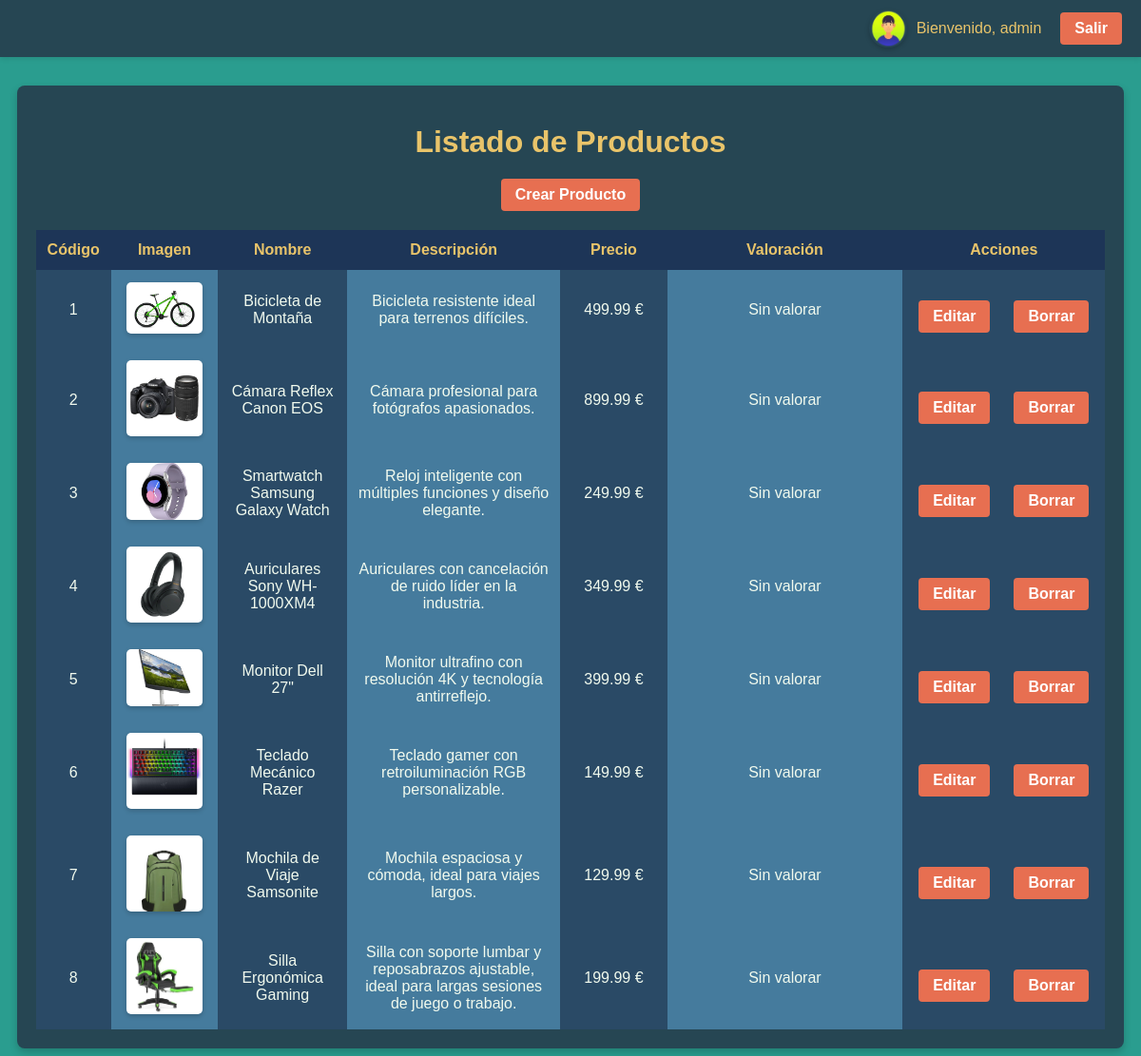
Page /templates/listado.php (signed in) on the committed database.
### tables this page shows
CREATE TABLE productos (
    id INT AUTO_INCREMENT PRIMARY KEY,
    nombre VARCHAR(100) NOT NULL,
    descripcion TEXT NOT NULL,
    precio DECIMAL(10, 2),
    imagen VARCHAR(255) DEFAULT NULL
);

### templates/listado.php (the view, shortened to what this page needs)
<?php
require_once '../include/conexion.php';
try {
    $stmt = $pdo->prepare("SELECT * FROM productos");
    $stmt->execute();
    $productos = $stmt->fetchAll();
} catch (PDOException $e) {
    error_log("Error al obtener productos: " . $e->getMessage());
    echo "No se pudieron cargar los productos. Intente más tarde.";
    exit;
}
$usuario = htmlspecialchars($_SESSION['usuario']);
$imagenUsuario = '';
switch ($usuario) {
    case 'admin':
        $imagenUsuario = 'user_admin.png';
        break;
}
?>
<!DOCTYPE html>
<html lang="es">
<head>
    <link rel="stylesheet" href="../css/estilos.css">
    <link rel="stylesheet" href="https://cdnjs.cloudflare.com/ajax/libs/font-awesome/6.0.0-beta3/css/all.min.css">
</head>
<body>
    <div class="header">
        <img src="../img/<?php echo $imagenUsuario; ?>" alt="Usuario" class="user-icon">
        <span class="user-name">Bienvenido, <?php echo $usuario; ?></span>
        <a href="../templates/logout.php" class="logout-button">Salir</a>
    </div>
    <div class="container">
        <h1>Listado de Productos</h1>
        <?php if ($usuario === 'admin'): ?>
        <div class="admin-options">
            <a href="crear.php" class="btn-admin">Crear Producto</a>
        </div>
        <?php endif; ?>
        <table>
            <thead>
                <tr>
                    <th>Código</th>
                    <th>Imagen</th>
                    <th>Nombre</th>
                    <th>Descripción</th>
                    <th>Precio</th>
                    <th>Valoración</th>
                    <th>Acciones</th>
                </tr>
            </thead>
            <tbody>
                <?php foreach ($productos as $producto): ?>
                    <tr>
                        <td><?php echo $producto['id']; ?></td>
                        <td>
                            <img src="../img/<?php echo htmlspecialchars($producto['imagen']); ?>"
                                 alt="<?php echo htmlspecialchars($producto['nombre']); ?>"
                                 class="product-image" onclick="openModal(this)">
                        </td>
                        <td><?php echo htmlspecialchars($producto['nombre']); ?></td>
                        <td><?php echo htmlspecialchars($producto['descripcion']); ?></td>
                        <td><?php echo number_format($producto['precio'], 2); ?> €</td>
                        <td id="valoracion-<?php echo $producto['id']; ?>">
                            <?php
                            try {
                                $stmtValoracion = $pdo->prepare("SELECT AVG(cantidad) AS media, COUNT(*) AS votos FROM votos WHERE idPr = :idPr");
                                $stmtValoracion->execute(['idPr' => $producto['id']]);
                                $valoracion = $stmtValoracion->fetch();
                                if ($valoracion['votos'] > 0) {
                                    $media = round($valoracion['media'], 1);
                                    $estrellasLlenas = floor($media);
                                    $mediaRestante = $media - $estrellasLlenas;
                                    $mediaEstrella = $mediaRestante >= 0.5 ? 1 : 0;
                                    $estrellasVacias = 5 - ($estrellasLlenas + $mediaEstrella);
                                    for ($i = 0; $i < $estrellasLlenas; $i++) {
                                        echo '<i class="fas fa-star"></i>';
                                    }
                                    if ($mediaEstrella) {
                                        echo '<i class="fas fa-star-half-alt"></i>';
                                    }
                                    for ($i = 0; $i < $estrellasVacias; $i++) {
                                        echo '<i class="far fa-star"></i>';
                                    }
                                    $textoValoraciones = $valoracion['votos'] === 1 ? '1 valoración' : "{$valoracion['votos']} valoraciones";
                                    echo " <span class='rating-text'>($textoValoraciones)</span>";
                                } else {
                                    echo "Sin valorar";
                                }
                            } catch (PDOException $e) {
                                error_log("Error al calcular la valoración: " . $e->getMessage());
                                echo "Error en valoración";
                            }
                            ?>
                        </td>
                        <td>
                            <?php if ($usuario === 'admin'): ?>
                                <div class="botones-container">
                                    <a href="update.php?id=<?php echo $producto['id']; ?>" class="btn-admin">Editar</a>
                                    <a href="borrar.php?id=<?php echo $producto['id']; ?>" class="btn-admin" onclick="return confirm('¿Estás seguro de eliminar este producto?')">Borrar</a>
                                </div>
                            <?php endif; ?>
                        </td>
                    </tr>
                <?php endforeach; ?>
            </tbody>
        </table>
    </div>
</body>
</html>

### css/estilos.css (style rules this page uses)
body { font-family: Arial, sans-serif; background-color: #2a9d8f; margin-top: 90px; padding: 0; display: flex; justify-content: center; align-items: center; min-height: 100vh; color: #fff; }
.container { background: #264653; padding: 20px; border-radius: 8px; box-shadow: 0 4px 8px rgba(0, 0, 0, 0.2); width: 95%; max-width: 1200px; text-align: center; }
h1 { margin-bottom: 20px; color: #e9c46a; }
.header { display: flex; align-items: center; justify-content: flex-end; background-color: #264653; padding: 10px 20px; position: absolute; top: 0; right: 0; left: 0; z-index: 1000; box-shadow: 0 2px 5px rgba(0, 0, 0, 0.1); }
.user-icon { width: 40px; height: 40px; border-radius: 50%; margin-right: 10px; box-shadow: 0 2px 5px rgba(0, 0, 0, 0.2); }
.user-name { color: #e9c46a; font-size: 16px; margin-right: 20px; }
.logout-button { padding: 8px 15px; background-color: #e76f51; color: white; border-radius: 4px; text-decoration: none; font-weight: bold; }
table { width: 100%; border-collapse: collapse; margin-top: 20px; }
th, td { padding: 12px; text-align: center; vertical-align: middle; }
th { background-color: #1d3557; color: #e9c46a; font-weight: bold; }
td { background-color: #457b9d; color: #f1faee; }
td:nth-child(odd) { background-color: #2a4a66; }
th:nth-child(2), td:nth-child(2) { width: 10%; }
th:nth-child(5), td:nth-child(5) { width: 10%; }
th:nth-child(6), td:nth-child(6) { width: 22%; }
table img { border-radius: 5px; box-shadow: 0 2px 5px rgba(0, 0, 0, 0.2); max-height: 80px; width: 80px; object-fit: cover; cursor: pointer; transition: transform 0.3s ease; }
.botones-container { display: flex; justify-content: center; gap: 15px; margin-top: 15px; }
.btn-admin { display: inline-block; padding: 8px 15px; background-color: #e76f51; color: white; font-weight: bold; text-align: center; border-radius: 4px; text-decoration: none; transition: background 0.3s ease-in-out, transform 0.2s; margin: 5px; }
.admin-options { display: flex; justify-content: center; margin-bottom: 15px; }
.admin-options .btn-admin { margin: 0 10px; }

### rows in the picture
productos: id "1", imagen (picture), nombre "Bicicleta de Montaña", descripcion "Bicicleta resistente ideal para terrenos difíciles.", precio "499.99"
productos: id "2", imagen (picture), nombre "Cámara Reflex Canon EOS", descripcion "Cámara profesional para fotógrafos apasionados.", precio "899.99"
productos: id "3", imagen (picture), nombre "Smartwatch Samsung Galaxy Watch", descripcion "Reloj inteligente con múltiples funciones y diseño elegante.", precio "249.99"
productos: id "4", imagen (picture), nombre "Auriculares Sony WH-1000XM4", descripcion "Auriculares con cancelación de ruido líder en la industria.", precio "349.99"
productos: id "5", imagen (picture), nombre "Monitor Dell 27\"", descripcion "Monitor ultrafino con resolución 4K y tecnología antirreflejo.", precio "399.99"
productos: id "6", imagen (picture), nombre "Teclado Mecánico Razer", descripcion "Teclado gamer con retroiluminación RGB personalizable.", precio "149.99"
productos: id "7", imagen (picture), nombre "Mochila de Viaje Samsonite", descripcion "Mochila espaciosa y cómoda, ideal para viajes largos.", precio "129.99"
productos: id "8", imagen (picture), nombre "Silla Ergonómica Gaming", descripcion "Silla con soporte lumbar y reposabrazos ajustable, ideal para largas sesiones de juego o trabajo.", precio "199.99"

### other values in the picture
$usuario "admin"
